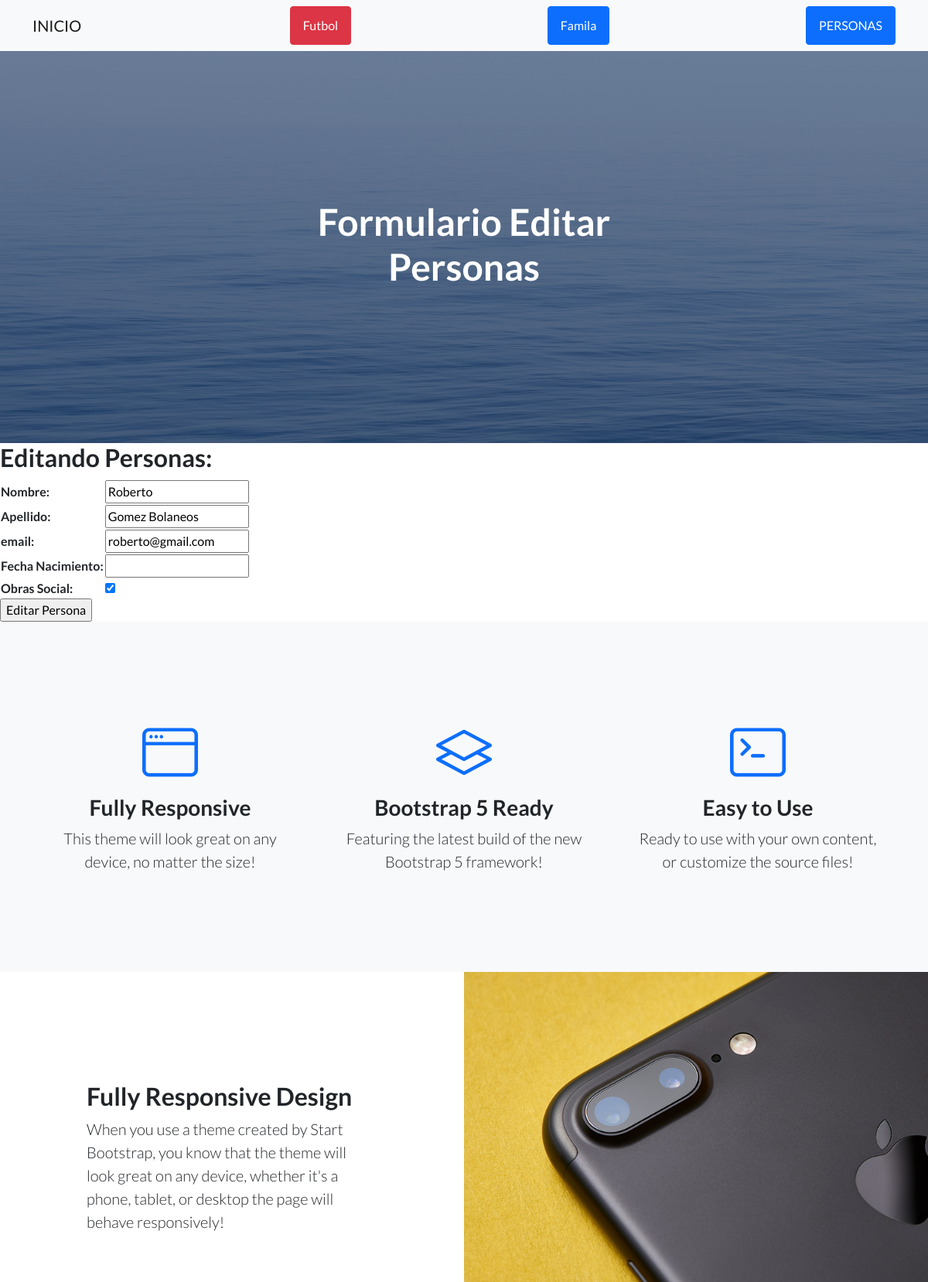
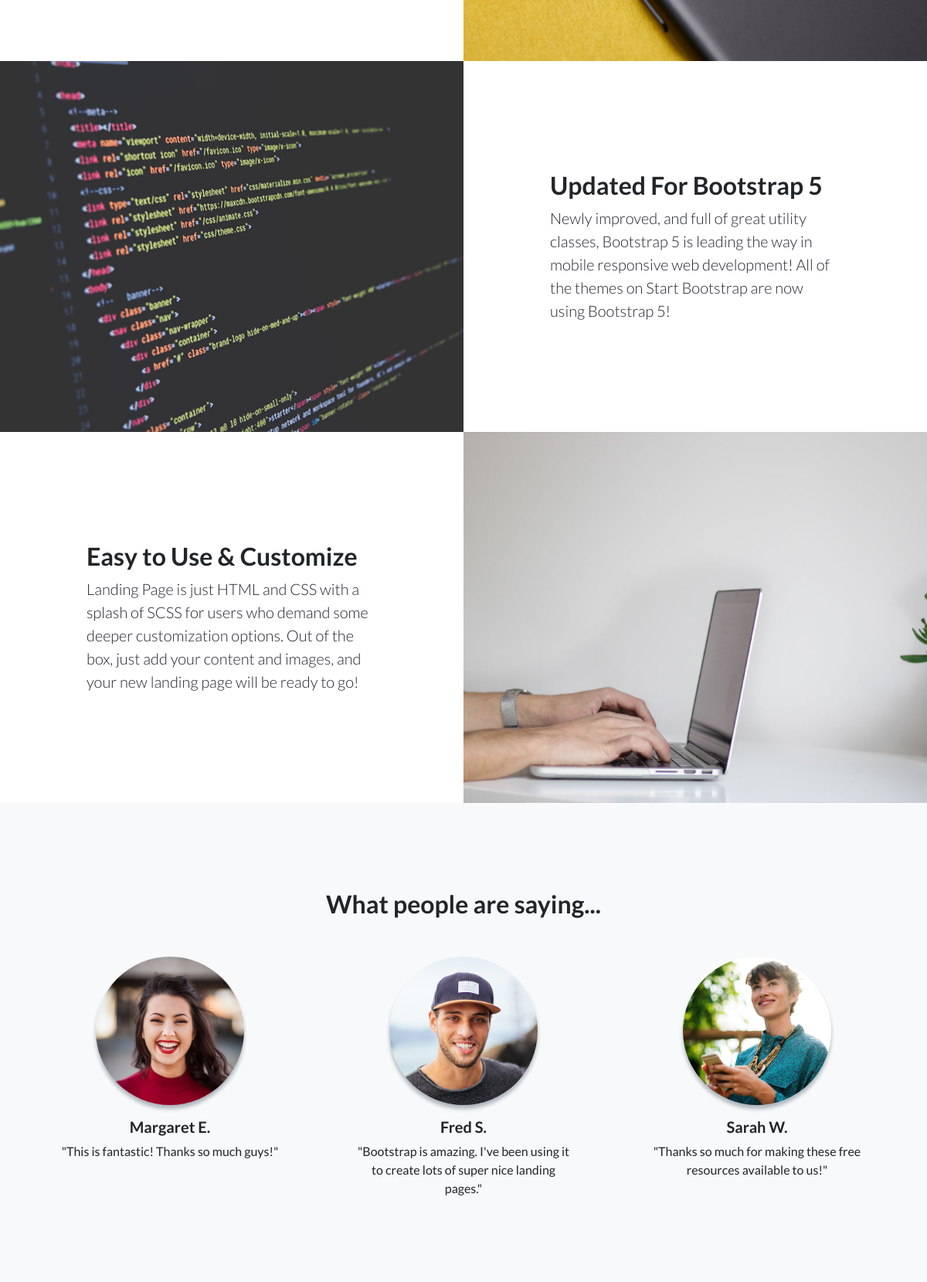
Screenshot of /AppCoder/editarPersona/2 (upper part) with the database file from the repository (2 pictures, top to bottom).
### AppCoder/models.py (models this page shows, shortened)
class Persona (models.Model):
    nombre = models.CharField (max_length= 50)
    apellido = models.CharField (max_length= 50)
    email = models.EmailField()
    fechaNacimiento = models.DateField()
    tieneObraSocial = models.BooleanField()

### AppCoder/views.py (the view)
# urls.py: path('editarPersona/<id>', editarPersona, name = "editarPersona"),
def editarPersona (request, id):
    persona = Persona.objects.get(id=id)
    if request.method == "POST":
        formulario = PersonaForms(request.POST)
        if formulario.is_valid():
            info = formulario.cleaned_data
            nombre = info ["nombre"]
            apellido = info ["apellido"]
            email = info ["email"]
            fecha_nacimiento = info ["fechaNacimiento"]
            tieneObraSocial = info ["tieneObraSocial"]
            persona.nombre = nombre
            persona.apellido = apellido
            persona.email = email
            persona.fechaNacimiento = fecha_nacimiento
            persona.tieneObraSocial = tieneObraSocial
            persona.save()
            persona = Persona.objects.all()
            return render (request, "AppCoder/personas.html", {"personas": persona, "mensaje": "Persona Editada Correctamente"})
    else:
        form = PersonaForms (initial = {"nombre": persona.nombre, "apellido": persona.apellido, "email": persona.email, "fecha_nacimiento": persona.fechaNacimiento, "tieneObraSocial": persona.tieneObraSocial})
        return render (request, "AppCoder/editarPersona.html", {"formulario": form, "personas": persona})

### AppCoder/forms.py
class PersonaForms (forms.Form):
    nombre = forms.CharField (label = "Nombre", max_length=50)
    apellido = forms.CharField (label = "Apellido", max_length=50)
    email = forms.EmailField(label= "email")
    fechaNacimiento = forms.DateField(label= "Fecha Nacimiento")
    tieneObraSocial = forms.BooleanField(label = "Obras Social")

### AppCoder/templates/AppCoder/editarPersona.html (shortened to what this page needs)
{% extends 'AppCoder/padre.html' %}
{% load static %}
{% block titulo %}
<h1> Formulario Editar Personas </h1>
{% endblock %}
{% block contenido_que_cambia %}
<h2> Editando Personas: {{ persona }} </h2>
<form action ="{% url 'editarPersona' persona.id %}" method ='POST'> {% csrf_token %}
    <table>
        {{ formulario.as_table }}
    </table>
    <input type = 'submit' value = 'Editar Persona'>
</form>
{% endblock %}

### rows the page displays
Persona: nombre "Roberto", apellido "Gomez Bolaneos", email "roberto@gmail.com", tieneObraSocial "☑"
